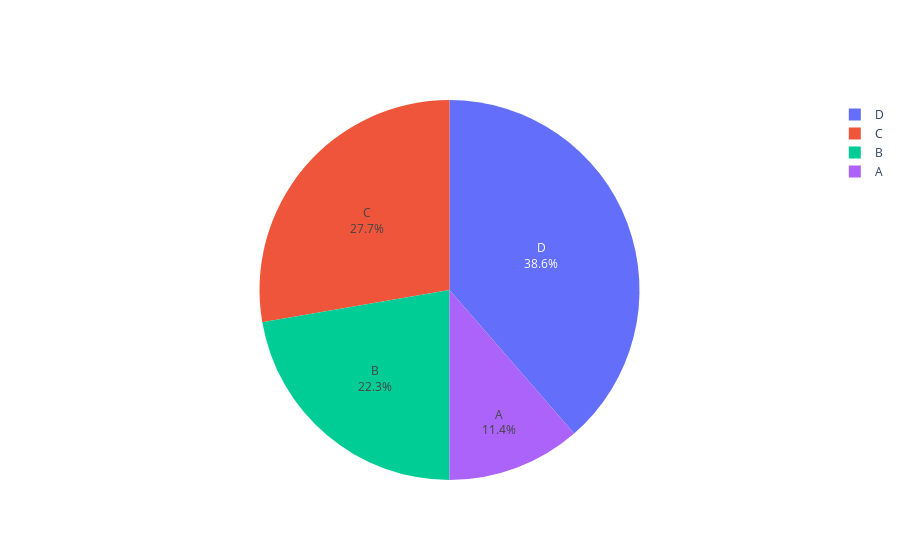

The notebook cell this image was saved under:
### Code cell
fig = go.Figure(data=[go.Pie(
    labels=data['Category'],
    values=data['Value'],
    textinfo='label+percent'  # Showing labels and percentage
)])
fig.show()

### Figure 1 — Plotly figure (JSON) as saved in the notebook; plotly's stock layout.template omitted (floating-point values rounded to 4 significant figures)
{"data": [{"labels": ["A", "B", "C", "D"], "textinfo": "label+percent", "type": "pie", "values": [23, 45, 56, 78]}], "layout": {}}
